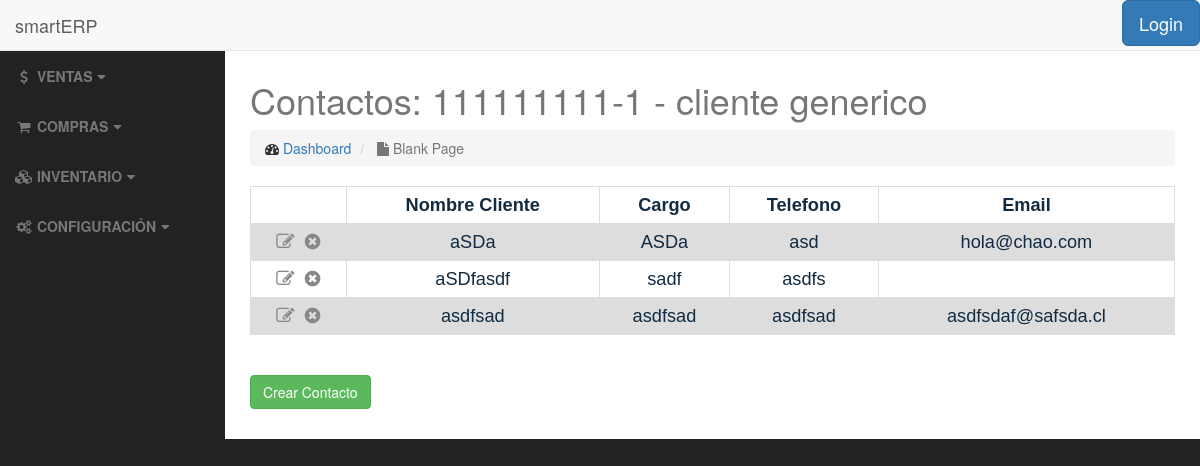
Page /clients/4/contacts/ on the committed database.
### clients/models.py (models this page shows, shortened)
class Client(models.Model):
    client_rut = models.CharField(max_length=12, unique=True, verbose_name="RUT", validators=[rut_validate])
    client_name = models.CharField(max_length=250, verbose_name="Nombre Cliente")
    client_giro = models.CharField(max_length=200, verbose_name="Giro")
    client_address = models.CharField(max_length=100, verbose_name="Direccion")
    client_comuna = models.CharField(max_length=50, verbose_name="Comuna")
    client_ciudad = models.CharField(max_length=50, verbose_name="Ciudad")
    client_region = models.CharField(max_length=50, verbose_name="Region")
    client_tel = models.CharField(max_length=20, blank=True, verbose_name="Telefono")
    client_email = models.EmailField(blank=True, verbose_name="E-mail")
    is_active = models.BooleanField(default=True, verbose_name="Activo")
    class Meta:
        ordering = ['client_rut']

class ClientContact(models.Model):
    client = models.ForeignKey(Client, on_delete=models.PROTECT, verbose_name="Cliente")
    contact_name = models.CharField(max_length=250, verbose_name="Nombre Contacto")
    contact_role = models.CharField(max_length=200, blank=True, verbose_name="Cargo")
    contact_tel = models.CharField(max_length=20, blank=True, verbose_name="Telefono")
    contact_email = models.EmailField(blank=True, verbose_name="E-Mail")
    class Meta:
        ordering = ['contact_name']

### clients/views.py (the view)
# urls.py: url(r'^(?P<pk>[0-9]+)/contacts/$', views.ClientContactListView.as_view(), name='contact_list'),
class ClientContactListView(ListView):
    template_name = 'clients/clientcontact_list.html'
    def get_queryset(self):
        self.client = get_object_or_404(Client, pk=self.kwargs['pk'])
        return ClientContact.objects.filter(client=self.client)
    def get_context_data(self, **kwargs):
        context = super(ClientContactListView, self).get_context_data(**kwargs)
        context["client"] = Client.objects.get(pk=self.kwargs['pk'])
        return context

### clients/templates/clients/clientcontact_list.html
{% extends 'base.html' %}
<h2>{% block title %}Contactos: {{ client.client_rut }} - {{ client.client_name }}{% endblock %}</h2>
{% block body %}
    <table>
            {% if object_list %}
                <tr>
                    <th></th>
                    <th>Nombre Cliente</th>
                    <th>Cargo</th>
                    <th>Telefono</th>
                    <th>Email</th>
                </tr>
                    {% for contact in object_list %}
                        <tr>
                            <td>
                                <a href="{% url 'clients:contact-update' contact.pk %}"><i class="fa fa-pencil-square-o" title="Editar"></i></a>&nbsp;
                                <a href="{% url 'clients:contact-delete' contact.pk %}"><i class="fa fa-times-circle" title="Eliminar"></i></a>
                            </td>
                            <td>{{ contact.contact_name }}</td>
                            <td>{{ contact.contact_role }}</td>
                            <td>{{ contact.contact_tel }}</td>
                            <td>{{ contact.contact_email }}</td>
                        </tr>
                    {% endfor %}
            {% else %}
                <h3>No hay contactos registrados</h3>
            {% endif %}
    </table>
    <br>
    <br>
    <a href="{% url 'clients:contact-add' %}" class="btn btn-success">Crear Contacto</a>
    <br>
    <br>
{% endblock %}

### static/css/sb-admin.css (style rules this page uses)
body { margin-top: 100px; background-color: #222; }
@media (min-width:768px) { body { margin-top: 50px; } }

### templates/base.html (style rules this page uses)
table { font-family: arial, sans-serif; border-collapse: collapse; width: 100%; margin-left: auto; margin-right: auto; }
td, th { border: 1px solid #dddddd; text-align: center; padding: 5px; font-size: 130%; color: #122b40; }
tr:nth-child(even) { background-color: #dddddd; }
.fa-pencil-square-o { color: #888888; }
.fa-times-circle { color: #888888; }

### rows in the picture
Client: client_rut "111111111-1", client_name "cliente generico"
ClientContact: contact_name "aSDa", contact_role "ASDa", contact_tel "asd", contact_email "hola@chao.com"
ClientContact: contact_name "aSDfasdf", contact_role "sadf", contact_tel "asdfs"
ClientContact: contact_name "asdfsad", contact_role "asdfsad", contact_tel "asdfsad", contact_email "asdfsdaf@safsda.cl"
